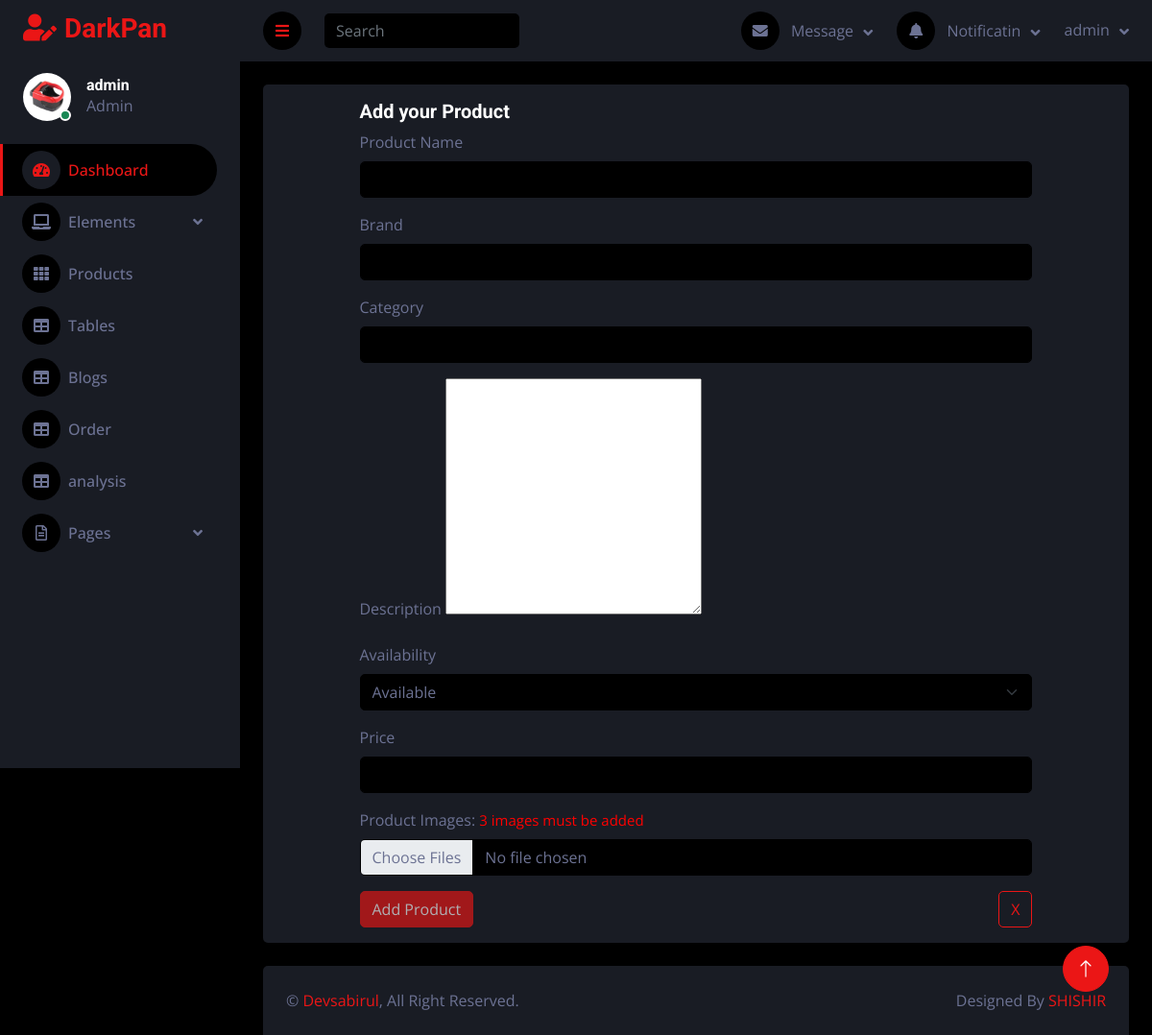
Screenshot of /dashboard/add-product (signed in) with the database file from the repository.
### core/models.py (models this page shows, shortened)
class Profile(models.Model):
    avater = models.ImageField(
        upload_to="avater", null=True, blank=True)
    phone = models.CharField(max_length=50, null=True, blank=True)
    address = models.CharField(max_length=150, null=True, blank=True)
    is_seller = models.CharField(max_length=15, null=True, blank=True)
    user = models.ForeignKey(User, on_delete=models.CASCADE)

### dashboard/views.py (the view, shortened to what this page needs)
# urls.py: path('add-product', add_product, name="add_product"),
def add_product(request):
    if request.user.is_authenticated:
        profile = Profile.objects.get(user=request.user)
        context = {
            'profile': profile
        }
        return render(request, 'add_product.html', context)
    else:
        return redirect('blog.slug')

### dashboard/templates/add_product.html (shortened to what this page needs)
{% extends 'dashboard/base.html' %}
{% load static %}
{% block profile %}
<div class="d-flex align-items-center ms-4 mb-4">
    <div class="position-relative">
        <div class="profile_pic">
            <img class="" src="{{profile.avater.url}}" alt="">
        </div>
        <div class="bg-success rounded-circle border border-2 border-white position-absolute end-0 bottom-0 p-1"></div>
    </div>
    <div class="ms-3">
        <h6 class="mb-0">{{profile.user.username}}</h6>
        <span>Admin</span>
    </div>
</div>
{% endblock profile %}
{% block body %}
<div class="container-fluid pt-4 px-4">
    <div class="row p-3 bg-secondary rounded align-items-center justify-content-center mx-0">
        <div class="col-md-10">
            <h5>Add your Product</h5>
            <form action="" method="post" class="" enctype="multipart/form-data">
                <div class="mb-3">
                    <label for="pd_name" class="form-label">Product Name</label>
                    <input type="text" name="pd_name" class="form-control" id="pd_name" required>
                </div>
                <div class="mb-3">
                    <label for="brand" class="form-label">Brand</label>
                    <input type="text" name="brand" class="form-control" id="brand" required>
                </div>
                <div class="mb-3">
                    <label for="category" class="form-label">Category</label>
                    <input type="text" name="category" class="form-control" id="category" required>
                </div>
                <div class="mb-3">
                    <label for="editor" class="form-label">Description</label>
                    <textarea name="editor-1" id="editor" cols="30" rows="10"></textarea>
                </div>
                <div class="mb-3">
                    <label for="available" class="form-label">Availability</label>
                    <select class="form-select" name="availability" id="available" aria-label="Default select example">
                        <option selected value="available">Available</option>
                    </select>
                </div>
                <div class="mb-3">
                    <label for="price" class="form-label">Price</label>
                    <input type="text" name="price" class="form-control" id="price" required>
                </div>
                <div class="mb-3">
                    <label for="images" class="form-label">Product Images: <span style="color:red;font-size:15px;">3 images must be added</span></label>
                    <input type="file" name="productImages" onchange="showImgPreview(event)" class="form-control"
                        id="images" style="background-color: black;" multiple required>
                </div>
                <div class="d-flex justify-content-between">
                    <button id="productbtn" class="btn btn-primary" disabled type="submit">Add Product</button>
                    <a class="ml-2 btn btn-outline-primary" href="/dashboard">X</a>
                </div>
            </form>
        </div>
    </div>
</div>
{% endblock body %}

### dashboard/templates/dashboard/base.html (shortened to what this page needs)
<!DOCTYPE html>
{% load static %}
<html lang="en">
<head>
    <link href="https://cdnjs.cloudflare.com/ajax/libs/font-awesome/5.10.0/css/all.min.css" rel="stylesheet">
    <link href="https://cdn.jsdelivr.net/npm/bootstrap-icons@1.4.1/font/bootstrap-icons.css" rel="stylesheet">
    <link href="{% static 'lib/owlcarousel/assets/owl.carousel.min.css' %}" rel="stylesheet">
    <link href="{% static 'lib/tempusdominus/css/tempusdominus-bootstrap-4.min.css' %}" rel="stylesheet" />
    <link href="{% static 'css/bootstrap.min.css' %}" rel="stylesheet">
    <link href="{% static 'css/style.css' %}" rel="stylesheet">
</head>
<body>
    <div class="container-fluid position-relative d-flex p-0">
        <div class="sidebar pe-4 pb-3">
            <nav class="navbar bg-secondary navbar-dark">
                <a href="index.html" class="navbar-brand mx-4 mb-3">
                    <h3 class="text-primary"><i class="fa fa-user-edit me-2"></i>DarkPan</h3>
                </a>
                {% block profile %}{% endblock profile %}
                <div class="navbar-nav w-100">
                    <a href="/dashboard" class="nav-item nav-link active"><i
                            class="fa fa-tachometer-alt me-2"></i>Dashboard</a>
                    <div class="nav-item dropdown">
                        <a href="#" class="nav-link dropdown-toggle" data-bs-toggle="dropdown"><i
                                class="fa fa-laptop me-2"></i>Elements</a>
                    </div>
                    <a href="/dashboard/product-table" class="nav-item nav-link"><i
                            class="fa fa-th me-2"></i>Products</a>
                 <a href="{% url 'tables' %}" class="nav-item nav-link"><i class="fa fa-table me-2"></i>Tables</a>
                    <a href="{% url 'blog_table' %}" class="nav-item nav-link"><i class="fa fa-table me-2"></i>Blogs</a>
                    <a href="{% url 'order_table' %}" class="nav-item nav-link"><i class="fa fa-table me-2"></i>Order</a>
                    <a href="" class="nav-item nav-link"><i class="fa fa-table me-2"></i>analysis</a>
                    <div class="nav-item dropdown">
                        <a href="#" class="nav-link dropdown-toggle" data-bs-toggle="dropdown"><i
                                class="far fa-file-alt me-2"></i>Pages</a>
                    </div>
                </div>
            </nav>
        </div>
        <div class="content">
            <nav class="navbar navbar-expand bg-secondary navbar-dark sticky-top px-4 py-0">
                <a href="#" class="sidebar-toggler flex-shrink-0">
                    <i class="fa fa-bars"></i>
                </a>
                <form class="d-none d-md-flex ms-4">
                    <input class="form-control bg-dark border-0" type="search" placeholder="Search">
                </form>
                <div class="navbar-nav align-items-center ms-auto">
                    <div class="nav-item dropdown">
                        <a href="#" class="nav-link dropdown-toggle" data-bs-toggle="dropdown">
                            <i class="fa fa-envelope me-lg-2"></i>
                            <span class="d-none d-lg-inline-flex">Message</span>
                        </a>
                    </div>
                    <div class="nav-item dropdown">
                        <a href="#" class="nav-link dropdown-toggle" data-bs-toggle="dropdown">
                            <i class="fa fa-bell me-lg-2"></i>
                            <span class="d-none d-lg-inline-flex">Notificatin</span>
                        </a>
                    </div>
                    <div class="nav-item dropdown">
                        <a href="#" class="nav-link dropdown-toggle" data-bs-toggle="dropdown">
                            <span class="d-none d-lg-inline-flex">{{profile.user.username}}</span>
                        </a>
                    </div>
                </div>
            </nav>
            {% block body %}{% endblock body %}
            <div class="container-fluid pt-4 px-4">
                <div class="bg-secondary rounded-top p-4">
                    <div class="row">
                        <div class="col-12 col-sm-6 text-center text-sm-start">
                            &copy; <a href="#">Devsabirul</a>, All Right Reserved.
                        </div>
                        <div class="col-12 col-sm-6 text-center text-sm-end">
                            Designed By <a href="https://www.facebook.com/devsabirul80" target="_blank">SHISHIR</a>
                        </div>
                    </div>
                </div>
            </div>
        </div>
        <a href="#" class="btn btn-lg btn-primary btn-lg-square back-to-top"><i class="bi bi-arrow-up"></i></a>
    </div>
</body>
</html>

### dashboard/static/css/style.css (style rules this page uses)
:root { --primary: #EB1616; --secondary: #191C24; --light: #6C7293; --dark: #000000; }
.back-to-top { position: fixed; display: none; right: 45px; bottom: 45px; z-index: 99; }
.btn { transition: .5s; }
.btn-lg-square { width: 48px; height: 48px; }
.btn-square, .btn-sm-square, .btn-lg-square { padding: 0; display: inline-flex; align-items: center; justify-content: center; font-weight: normal; border-radius: 50px; }
.sidebar { position: fixed; top: 0; left: 0; bottom: 0; width: 250px; height: 100vh; overflow-y: auto; background: var(--secondary); transition: 0.5s; z-index: 999; }
.content { margin-left: 250px; min-height: 100vh; background: var(--dark); transition: 0.5s; }
@media (min-width: 992px) { .sidebar { margin-left: 0; } }
@media (min-width: 992px) { .content { width: calc(100% - 250px); } }
.sidebar .navbar .navbar-nav .nav-link { padding: 7px 20px; color: var(--light); font-weight: 500; border-left: 3px solid var(--secondary); border-radius: 0 30px 30px 0; outline: none; }
.sidebar .navbar .navbar-nav .nav-link:hover, .sidebar .navbar .navbar-nav .nav-link.active { color: var(--primary); background: var(--dark); border-color: var(--primary); }
.sidebar .navbar .navbar-nav .nav-link i { width: 40px; height: 40px; display: inline-flex; align-items: center; justify-content: center; background: var(--dark); border-radius: 40px; }
.sidebar .navbar .navbar-nav .nav-link:hover i, .sidebar .navbar .navbar-nav .nav-link.active i { background: var(--secondary); }
.sidebar .navbar .dropdown-toggle::after { position: absolute; top: 15px; right: 15px; border: none; content: "\f107"; font-family: "Font Awesome 5 Free"; font-weight: 900; transition: .5s; }
.content .navbar .navbar-nav .nav-link { margin-left: 25px; padding: 12px 0; color: var(--light); outline: none; }
.content .navbar .sidebar-toggler, .content .navbar .navbar-nav .nav-link i { width: 40px; height: 40px; display: inline-flex; align-items: center; justify-content: center; background: var(--dark); border-radius: 40px; }
.content .navbar .dropdown-toggle::after { margin-left: 6px; vertical-align: middle; border: none; content: "\f107"; font-family: "Font Awesome 5 Free"; font-weight: 900; transition: .5s; }
.profile_pic { width: 50px; height: 50px; overflow: hidden; border-radius: 50px; }
.profile_pic img { width: 100%; height: 100%; object-fit: cover; }

### rows the page displays
Profile: avater (picture), user.username "admin"
